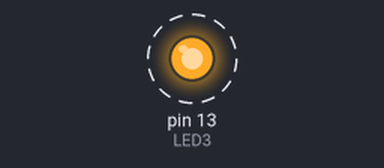
This program was run on a simulated MicroPython board. On the bench: output pins drawn as LEDs (lit = HIGH). Dashed ring = blinking.

Above: at 0.15 s.
Timing chart, 0 to 3.0 s (numbered marks = the images above):
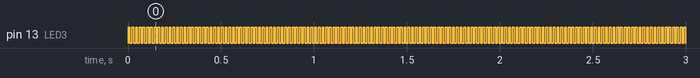

Measured:
- by itself, pin 13 (LED3): alternates HIGH for 0.01 s and LOW for 0.01 s

The program:

4.3_LED_Intersection.py
```python
from machine import Pin
from time import sleep

GREEN_PIN=13
LED3=Pin(GREEN_PIN, Pin.OUT)
LED3.off()

while True:
    LED3.value(not LED3.value())
    sleep(0.01) # Largest interval before "blinking" becomes non-stop lighting.
```
